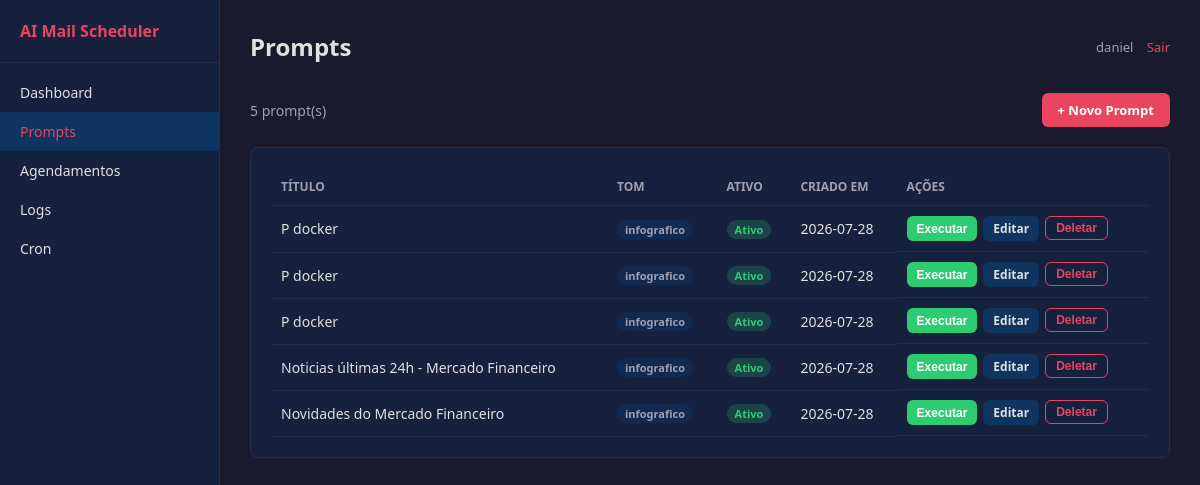
/prompts (signed in), run on the app's committed database.
### tables this page shows
CREATE TABLE users (
            id INTEGER PRIMARY KEY AUTOINCREMENT,
            username TEXT UNIQUE NOT NULL,
            password TEXT NOT NULL,
            created_at DATETIME DEFAULT CURRENT_TIMESTAMP
        );

CREATE TABLE prompts (
            id INTEGER PRIMARY KEY AUTOINCREMENT,
            title TEXT NOT NULL,
            content TEXT NOT NULL,
            tone TEXT DEFAULT 'infografico',
            format TEXT DEFAULT 'html',
            active BOOLEAN DEFAULT 1,
            created_at DATETIME DEFAULT CURRENT_TIMESTAMP,
            updated_at DATETIME DEFAULT CURRENT_TIMESTAMP
        );

### app/routes.py (the view)
@routes_bp.route("/prompts")
@login_required
def prompts_list():
    prompts = Prompt.get_all()
    return render_template("prompts/list.html", prompts=prompts)

### app/__init__.py (called while the page is built)
def create_app():
    app = Flask(__name__)
    app.secret_key = os.getenv("SECRET_KEY", "dev-secret-change-me")
    login_manager.init_app(app)
    login_manager.login_view = "auth.login"
    login_manager.login_message = "Faça login para acessar esta página."
    from app.models import init_db, UserModel
    init_db(app)
    @login_manager.user_loader
    def load_user(user_id):
        return UserModel.get(user_id)
    from app.auth import auth_bp
    from app.routes import routes_bp
    app.register_blueprint(auth_bp, url_prefix="/auth")
    app.register_blueprint(routes_bp)
    return app

### app/models.py (called while the page is built)
def get_db():
    if "db" not in current_app.config:
        os.makedirs(DATABASE_DIR, exist_ok=True)
        conn = sqlite3.connect(DATABASE_PATH)
        conn.row_factory = sqlite3.Row
        conn.execute("PRAGMA journal_mode=WAL")
        conn.execute("PRAGMA foreign_keys=ON")
        current_app.config["db"] = conn
    return current_app.config["db"]

def query(sql, params=(), one=False):
    db = get_db()
    cur = db.execute(sql, params)
    if one:
        return cur.fetchone()
    return cur.fetchall()

    @staticmethod
    def get_by_id(user_id):
        return query("SELECT * FROM users WHERE id = ?", (user_id,), one=True)

    @property
    def username(self):
        return self._row["username"]

    @staticmethod
    def get(user_id):
        row = User.get_by_id(int(user_id))
        if row:
            return UserModel(row)
        return None

    @staticmethod
    def get_all(active_only=False):
        if active_only:
            return query("SELECT * FROM prompts WHERE active = 1 ORDER BY created_at DESC")
        return query("SELECT * FROM prompts ORDER BY created_at DESC")

### app/templates/prompts/list.html (shortened to what this page needs)
{% extends "base.html" %}
{% block header %}Prompts{% endblock %}
{% block content %}
<div class="toolbar">
    <span style="color:var(--muted); font-size:14px;">{{ prompts|length }} prompt(s)</span>
    <a href="/prompts/create" class="btn btn-primary">+ Novo Prompt</a>
</div>
{% if prompts %}
<div class="card">
    <table>
        <thead>
            <tr>
                <th>Título</th>
                <th>Tom</th>
                <th>Ativo</th>
                <th>Criado em</th>
                <th>Ações</th>
            </tr>
        </thead>
        <tbody>
            {% for prompt in prompts %}
            <tr>
                <td>{{ prompt.title }}</td>
                <td><span class="badge badge-info">{{ prompt.tone }}</span></td>
                <td>
                    <span class="badge badge-{{ 'success' if prompt.active else 'error' }}">
                        {{ 'Ativo' if prompt.active else 'Inativo' }}
                    </span>
                </td>
                <td>{{ prompt.created_at[:10] }}</td>
                <td class="actions">
                    <button class="btn btn-success btn-sm" onclick="runPrompt({{ prompt.id }})">Executar</button>
                    <a href="/prompts/{{ prompt.id }}/edit" class="btn btn-secondary btn-sm">Editar</a>
                    <form method="POST" action="/prompts/{{ prompt.id }}/delete" class="inline-form" onsubmit="return confirmDelete('Deletar este prompt?')">
                        <button class="btn btn-danger btn-sm">Deletar</button>
                    </form>
                </td>
            </tr>
            {% endfor %}
        </tbody>
    </table>
</div>
{% else %}
<div class="card empty-state">
    <p>Nenhum prompt cadastrado.</p>
    <a href="/prompts/create" class="btn btn-primary">Criar Primeiro Prompt</a>
</div>
{% endif %}
{% endblock %}

### app/templates/base.html (shortened to what this page needs)
<!DOCTYPE html>
<html lang="pt-BR">
<head>
</head>
<body>
    <aside class="sidebar">
        <h2>AI Mail Scheduler</h2>
        <nav>
            <a href="/" class="{% if request.path == '/' %}active{% endif %}">Dashboard</a>
            <a href="/prompts" class="{% if request.path.startswith('/prompts') %}active{% endif %}">Prompts</a>
            <a href="/schedules" class="{% if request.path.startswith('/schedules') %}active{% endif %}">Agendamentos</a>
            <a href="/logs" class="{% if request.path.startswith('/logs') %}active{% endif %}">Logs</a>
            <a href="/cron/status" class="{% if request.path.startswith('/cron') %}active{% endif %}">Cron</a>
        </nav>
    </aside>
    <main class="main">
        <div class="header">
            <h1>{% block header %}Dashboard{% endblock %}</h1>
            <div class="user-info">
                {{ current_user.username }}
                <a href="/auth/logout">Sair</a>
            </div>
        </div>
        {% block content %}{% endblock %}
    </main>
</body>
</html>

### app/templates/base.html (style rules this page uses)
:root { --bg: #1a1a2e; --card: #16213e; --accent: #0f3460; --text: #e0e0e0; --muted: #a0a0b0; --red: #e94560; --green: #2ecc71; --yellow: #f39c12; --border: #2a2a4a; }
* { margin: 0; padding: 0; box-sizing: border-box; }
body { font-family: 'Segoe UI', Arial, sans-serif; background: var(--bg); color: var(--text); min-height: 100vh; display: flex; }
.sidebar { width: 220px; background: var(--card); padding: 20px 0; min-height: 100vh; border-right: 1px solid var(--border); position: fixed; top: 0; left: 0; bottom: 0; }
.sidebar h2 { color: var(--red); padding: 0 20px 20px; font-size: 16px; border-bottom: 1px solid var(--border); margin-bottom: 10px; }
.sidebar nav a { display: block; padding: 10px 20px; color: var(--text); text-decoration: none; font-size: 14px; transition: background 0.2s; }
.sidebar nav a:hover, .sidebar nav a.active { background: var(--accent); color: var(--red); }
.main { margin-left: 220px; flex: 1; padding: 30px; }
.header { display: flex; justify-content: space-between; align-items: center; margin-bottom: 30px; }
.header h1 { font-size: 24px; color: var(--text); }
.header .user-info { font-size: 13px; color: var(--muted); }
.header .user-info a { color: var(--red); text-decoration: none; margin-left: 10px; }
.card { background: var(--card); border: 1px solid var(--border); border-radius: 8px; padding: 20px; margin-bottom: 20px; }
table { width: 100%; border-collapse: collapse; }
th { text-align: left; padding: 10px; font-size: 12px; color: var(--muted); text-transform: uppercase; border-bottom: 1px solid var(--border); }
td { padding: 10px; font-size: 14px; border-bottom: 1px solid var(--border); }
.btn { display: inline-block; padding: 8px 16px; border-radius: 6px; font-size: 13px; font-weight: 600; cursor: pointer; border: none; text-decoration: none; transition: opacity 0.2s; }
.btn-primary { background: var(--red); color: #fff; }
.btn-secondary { background: var(--accent); color: var(--text); }
.btn-success { background: var(--green); color: #fff; }
.btn-danger { background: transparent; color: var(--red); border: 1px solid var(--red); }
.btn-sm { padding: 4px 10px; font-size: 12px; }
.badge { display: inline-block; padding: 2px 8px; border-radius: 12px; font-size: 11px; font-weight: 600; }
.badge-success { background: rgba(46, 204, 113, 0.2); color: var(--green); }
.badge-info { background: rgba(15, 52, 96, 0.5); color: var(--muted); }
.actions { display: flex; gap: 6px; }
.toolbar { display: flex; justify-content: space-between; align-items: center; margin-bottom: 20px; }
.inline-form { display: inline; }

### data on the page
users: username "daniel"
prompts: title "P docker", tone "infografico", active "Ativo", created_at "2026-07-28"
prompts: title "P docker", tone "infografico", active "Ativo", created_at "2026-07-28"
prompts: title "P docker", tone "infografico", active "Ativo", created_at "2026-07-28"
prompts: title "Noticias últimas 24h - Mercado Financeiro", tone "infografico", active "Ativo", created_at "2026-07-28"
prompts: title "Novidades do Mercado Financeiro", tone "infografico", active "Ativo", created_at "2026-07-28"

### other printed values
{{ prompts|length }} "5"
